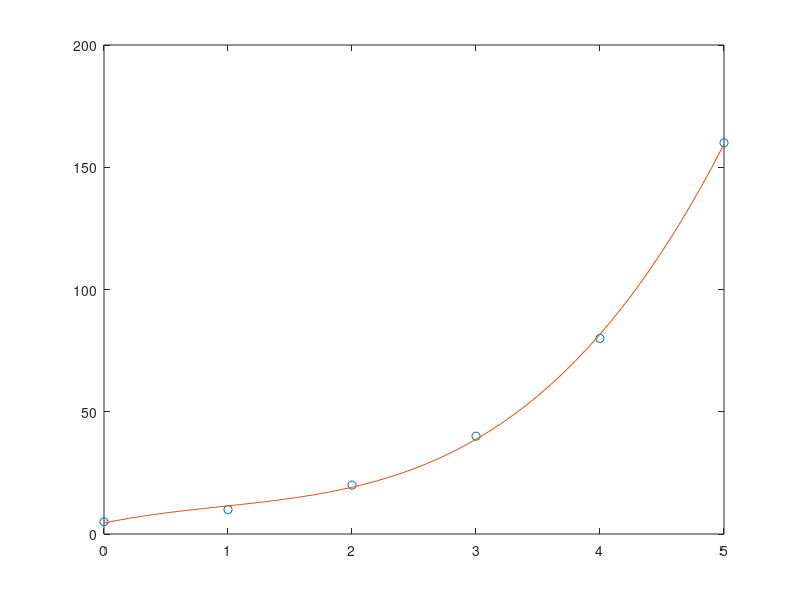

Recreate this plot in MATLAB.
clc
clear all
close all

x = 0:1:5;
y = [5 10 20 40 80 160];

p = polyfit(x,y,3);
xp = 0:0.1:5;
yp = polyval(p,xp);
plot(x,y,'o',xp,yp)